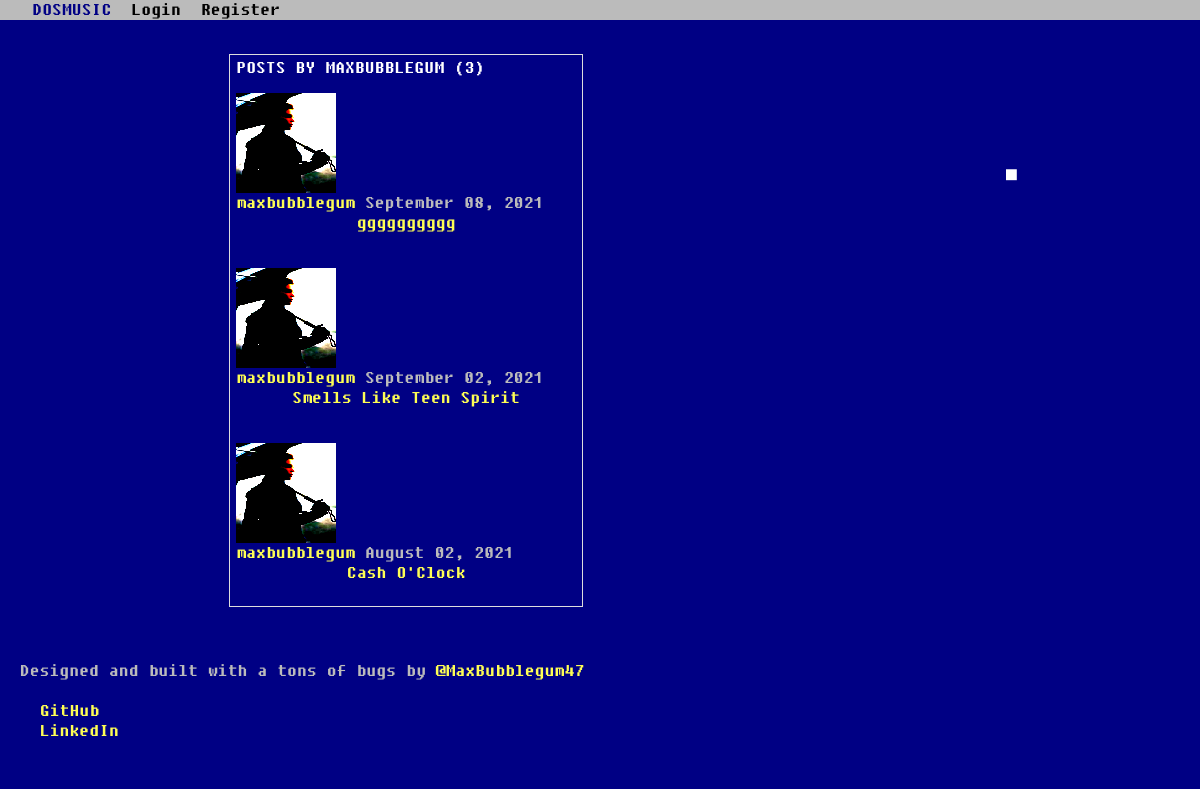
Screenshot of /user/maxbubblegum with the database file from the repository.
### blog/models.py (models this page shows, shortened)
class Post(models.Model):
    title = models.CharField(max_length=100)
    audio = models.FileField(default="cash.mp3")
    header_image = models.ImageField(null=True, blank=True, upload_to="images/")
    date_posted = models.DateTimeField(default=timezone.now)
    author = models.ForeignKey(User, on_delete=models.CASCADE, blank=True)
    singer = models.CharField(max_length=100, default="", blank=True)
    album = models.CharField(max_length=100, default="", blank=True)
    likes = models.ManyToManyField(User, related_name="blog_post")
    category = models.CharField(max_length=255, default="uncategorized", blank=True)

### users/models.py (models this page shows, shortened)
class Profile(models.Model):
    user = models.OneToOneField(User, null=True, on_delete=models.CASCADE)
    image = models.ImageField(default='default.jpg', upload_to='profile_pics')

### blog/views.py (the view)
# urls.py: path('user/<str:username>', UserPostListView.as_view(), name='user-posts'),
class UserPostListView(ListView):
    model = Post
    template_name = 'user_posts.html'  # <app>/<model>_<viewtype>.html
    context_object_name = 'posts'
    paginate_by = 5
    def get_queryset(self):
        user = get_object_or_404(User, username=self.kwargs.get('username'))
        return Post.objects.filter(author=user).order_by('-date_posted')
    def get_context_data(self, *args, **kwargs):
        cat_menu = Category.objects.all()
        context = super(UserPostListView, self).get_context_data()
        context["cat_menu"] = cat_menu
        return context

### blog/templates/user_posts.html (shortened to what this page needs)
{% extends "base.html" %}
{% block content %}
<div class="center">
    <ul class="thumbnails">
    <li class="span4">
    <div class="thumbnail">
    <h1 class="mb-3">Posts by {{ view.kwargs.username }} ({{ page_obj.paginator.count }})</h1>
    {% for post in posts %}
        <article class="media content-section">
          <img class="rounded-circle article-img" style="height: 100px; width: 100px;" src="{{ post.author.profile.image.url }}" alt="">
          <div class="media-body">
            <div class="article-metadata">
              <a class="mr-2" href="{% url 'user-posts' post.author.username %}">{{ post.author }}</a>
              <small class="text-muted">{{ post.date_posted|date:"F d, Y" }}</small>
            </div>
            <h2><a class="article-title" href="{% url 'post-detail' post.id %}">{{ post.title }}</a></h2>
          </div>
        </article>
    {% endfor %}
    </div>
    </li>
    </ul>
</div>
{% endblock content %}

### blog/static/css/docs.css (style rules this page uses)
body { visibility: hidden }

### blog/templates/user_posts.html (style rules this page uses)
.center { margin: auto; width: 60%; padding: 10px; }

### rows the page displays
Post: author.profile.image (picture), author "maxbubblegum", date_posted "September 08, 2021", title "gggggggggg"
Post: author.profile.image (picture), author "maxbubblegum", date_posted "September 02, 2021", title "Smells Like Teen Spirit"
Post: author.profile.image (picture), author "maxbubblegum", date_posted "August 02, 2021", title "Cash O'Clock"

### other values shown
{{ view.kwargs.username }} "MAXBUBBLEGUM"
{{ page_obj.paginator.count }} "3"
